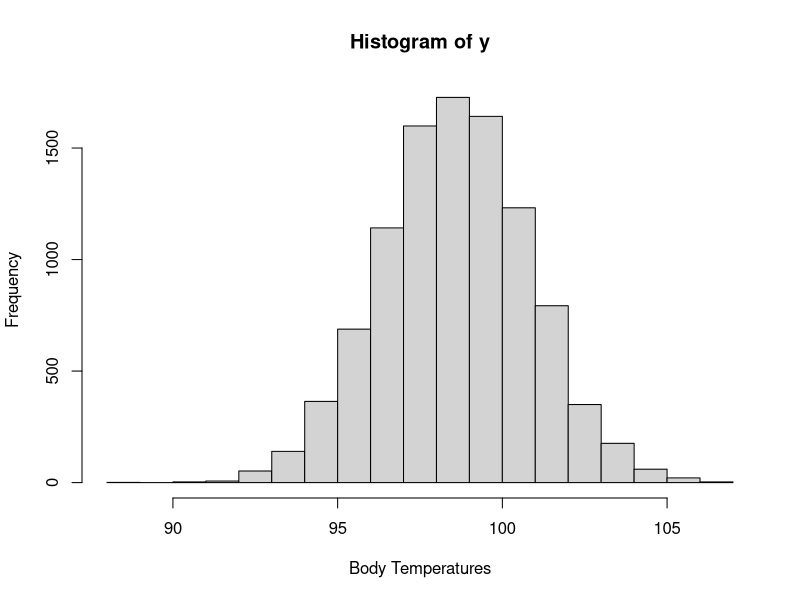
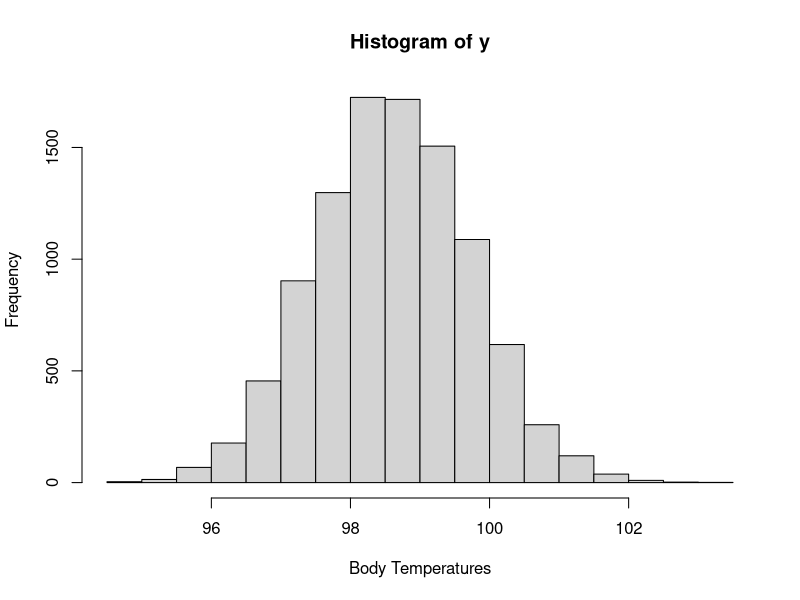

Write the R code that produced these figures, in order.
## ---- chunk 1
# approx prior predictive dist
N_sim <- 10000
theta <- rnorm(N_sim, 98.6, 2) # prior
y <- rnorm(N_sim, theta, 1) # body temps
hist(y, xlab="Body Temperatures")
## ---- chunk 2
N_sim <- 10000
theta <- rnorm(N_sim, 98.6, 0.5) # prior
y <- rnorm(N_sim, theta, 1)
hist(y, xlab="Body Temperatures")
